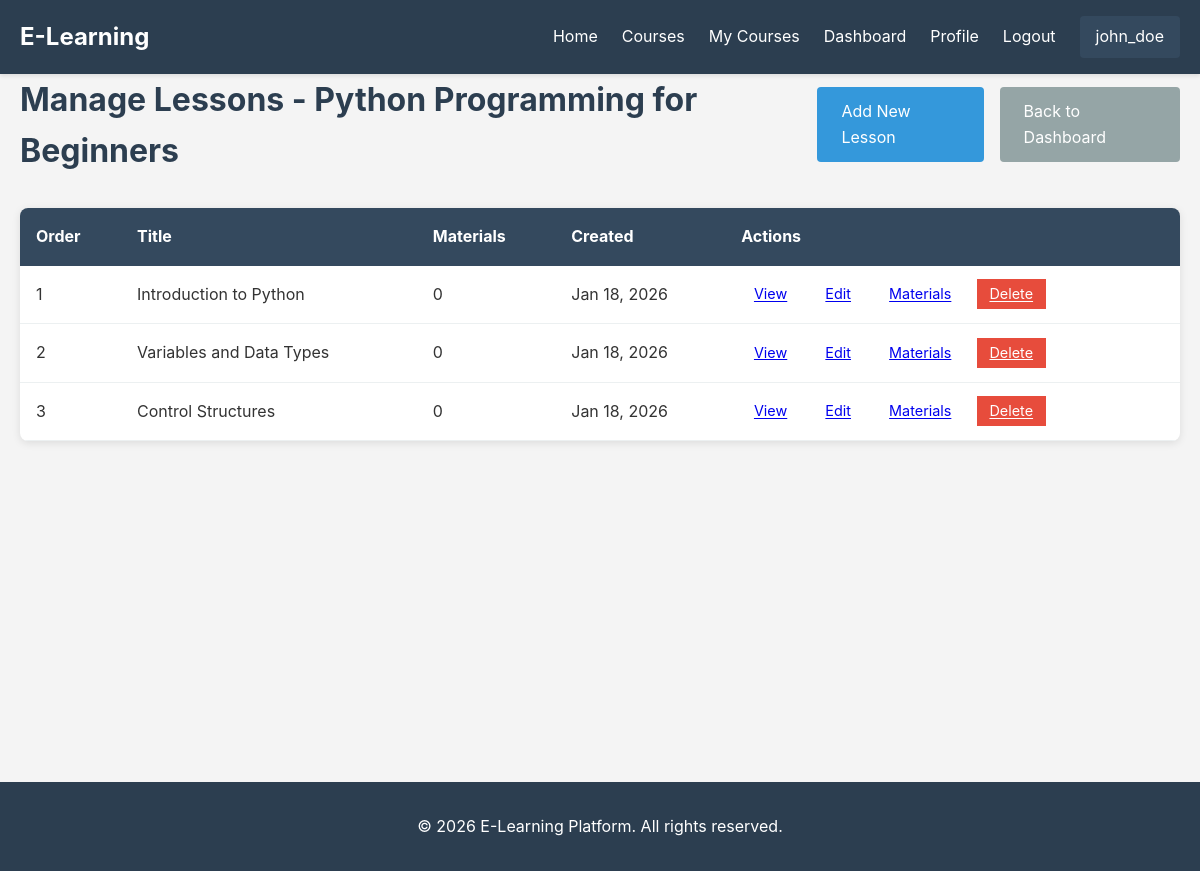
The page /author/courses/python-programming-for-beginners/lessons/ (signed in) on the database its author committed.
### users/models.py (models this page shows, shortened)
class User(AbstractUser):
    ROLE_CHOICES = (
        ('student', 'Student'),
        ('author', 'Author'),
        ('admin', 'Admin'),
    )
    role = models.CharField(max_length=10, choices=ROLE_CHOICES, default='student')
    bio = models.TextField(blank=True)
    profile_picture = models.ImageField(upload_to='profiles/', null=True, blank=True)

### courses/models.py (models this page shows, shortened)
class Course(models.Model):
    DIFFICULTY_CHOICES = (
        ('beginner', 'Beginner'),
        ('intermediate', 'Intermediate'),
        ('advanced', 'Advanced'),
    )
    title = models.CharField(max_length=200)
    slug = models.SlugField(unique=True, blank=True)
    description = models.TextField()
    author = models.ForeignKey(settings.AUTH_USER_MODEL, on_delete=models.CASCADE, related_name='courses')
    difficulty = models.CharField(max_length=20, choices=DIFFICULTY_CHOICES, default='beginner')
    thumbnail = models.ImageField(upload_to='course_thumbnails/', null=True, blank=True)
    is_published = models.BooleanField(default=False)
    created_at = models.DateTimeField(auto_now_add=True)
    updated_at = models.DateTimeField(auto_now=True)
    class Meta:
        ordering = ['-created_at']

class Lesson(models.Model):
    course = models.ForeignKey(Course, on_delete=models.CASCADE, related_name='lessons')
    title = models.CharField(max_length=200)
    content = models.TextField()
    order = models.PositiveIntegerField(default=0)
    created_at = models.DateTimeField(auto_now_add=True)
    updated_at = models.DateTimeField(auto_now=True)
    class Meta:
        ordering = ['order', 'created_at']

### courses/views.py (the view)
# urls.py: path('author/courses/<slug:slug>/lessons/', views.manage_lessons, name='manage_lessons'),
@login_required
def manage_lessons(request, slug):
    course = get_object_or_404(Course, slug=slug, author=request.user)
    lessons = LessonService.get_course_lessons(course)
    return render(request, 'courses/manage_lessons.html', {'course': course, 'lessons': lessons})

### courses/services.py (called while the page is built)
    @staticmethod
    def get_course_lessons(course):
        return Lesson.objects.filter(course=course)

### templates/courses/manage_lessons.html (shortened to what this page needs)
{% extends 'base.html' %}
{% block content %}
<div class="manage-lessons">
    <div class="page-header">
        <h1>Manage Lessons - {{ course.title }}</h1>
        <div class="header-actions">
            <a href="{% url 'create_lesson' course.slug %}" class="btn btn-primary">Add New Lesson</a>
            <a href="{% url 'author_dashboard' %}" class="btn btn-secondary">Back to Dashboard</a>
        </div>
    </div>
    <div class="lessons-table">
        <table>
            <thead>
                <tr>
                    <th>Order</th>
                    <th>Title</th>
                    <th>Materials</th>
                    <th>Created</th>
                    <th>Actions</th>
                </tr>
            </thead>
            <tbody>
                {% for lesson in lessons %}
                <tr>
                    <td>{{ lesson.order }}</td>
                    <td>{{ lesson.title }}</td>
                    <td>{{ lesson.materials.count }}</td>
                    <td>{{ lesson.created_at|date:"M d, Y" }}</td>
                    <td class="actions">
                        <a href="{% url 'lesson_detail' course.slug lesson.id %}" class="btn-small">View</a>
                        <a href="{% url 'edit_lesson' course.slug lesson.id %}" class="btn-small">Edit</a>
                        <a href="{% url 'manage_materials' course.slug lesson.id %}" class="btn-small">Materials</a>
                        <a href="{% url 'delete_lesson' course.slug lesson.id %}" class="btn-small btn-danger">Delete</a>
                    </td>
                </tr>
                {% empty %}
                <tr>
                    <td colspan="5">No lessons yet. Create your first lesson!</td>
                </tr>
                {% endfor %}
            </tbody>
        </table>
    </div>
</div>
{% endblock %}

### templates/base.html (shortened to what this page needs)
<!DOCTYPE html>
<html lang="en">
<head>
    <link rel="stylesheet" href="/static/css/style.css">
</head>
<body>
    <nav class="navbar">
        <div class="container">
            <a href="{% url 'home' %}" class="logo">E-Learning</a>
            <ul class="nav-links">
                <li><a href="{% url 'home' %}">Home</a></li>
                <li><a href="{% url 'course_list' %}">Courses</a></li>
                {% if user.is_authenticated %}
                    <li><a href="{% url 'my_courses' %}">My Courses</a></li>
                    {% if user.role == 'author' %}
                        <li><a href="{% url 'author_dashboard' %}">Dashboard</a></li>
                    {% endif %}
                    <li><a href="{% url 'profile' %}">Profile</a></li>
                    <li><a href="{% url 'logout' %}">Logout</a></li>
                    <li class="user-info">{{ user.username }}</li>
                {% else %}
                    <li><a href="{% url 'login' %}">Login</a></li>
                    <li><a href="{% url 'register' %}">Register</a></li>
                {% endif %}
            </ul>
        </div>
    </nav>
    <main class="container">
        {% block content %}{% endblock %}
    </main>
    <footer class="footer">
        <div class="container">
            <p>&copy; 2026 E-Learning Platform. All rights reserved.</p>
        </div>
    </footer>
</body>
</html>

### static/css/style.css (style rules this page uses)
* { margin: 0; padding: 0; box-sizing: border-box; }
body { font-family: -apple-system, BlinkMacSystemFont, 'Segoe UI', Roboto, Oxygen, Ubuntu, Cantarell, sans-serif; line-height: 1.6; color: #333; background-color: #f4f4f4; }
.container { max-width: 1200px; margin: 0 auto; padding: 0 20px; }
.navbar { background-color: #2c3e50; color: white; padding: 1rem 0; box-shadow: 0 2px 4px rgba(0,0,0,0.1); }
.navbar .container { display: flex; justify-content: space-between; align-items: center; }
.logo { font-size: 1.5rem; font-weight: bold; color: white; text-decoration: none; }
.nav-links { display: flex; list-style: none; gap: 1.5rem; align-items: center; }
.nav-links a { color: white; text-decoration: none; transition: opacity 0.3s; }
.user-info { padding: 0.5rem 1rem; background-color: #34495e; border-radius: 4px; }
main { min-height: calc(100vh - 140px); padding: 2rem 0; }
.btn { display: inline-block; padding: 0.75rem 1.5rem; border: none; border-radius: 4px; cursor: pointer; text-decoration: none; font-size: 1rem; transition: all 0.3s; }
.btn-primary { background-color: #3498db; color: white; }
.btn-secondary { background-color: #95a5a6; color: white; }
.btn-danger { background-color: #e74c3c; color: white; }
.btn-small { padding: 0.4rem 0.8rem; font-size: 0.9rem; margin-right: 0.5rem; }
.page-header { display: flex; justify-content: space-between; align-items: center; margin-bottom: 2rem; }
.page-header h1 { color: #2c3e50; }
.header-actions { display: flex; gap: 1rem; }
.courses-table, .lessons-table, .materials-table { background: white; border-radius: 8px; overflow: hidden; box-shadow: 0 2px 8px rgba(0,0,0,0.1); }
table { width: 100%; border-collapse: collapse; }
thead { background-color: #34495e; color: white; }
th, td { padding: 1rem; text-align: left; }
tbody tr { border-bottom: 1px solid #ecf0f1; }
.actions { white-space: nowrap; }
.footer { background-color: #2c3e50; color: white; text-align: center; padding: 2rem 0; margin-top: 3rem; }

### rows shown on the page
User: username "john_doe"
Course: title "Python Programming for Beginners"
Lesson: order "1", title "Introduction to Python", materials.count "0", created_at "Jan 18, 2026"
Lesson: order "2", title "Variables and Data Types", materials.count "0", created_at "Jan 18, 2026"
Lesson: order "3", title "Control Structures", materials.count "0", created_at "Jan 18, 2026"
